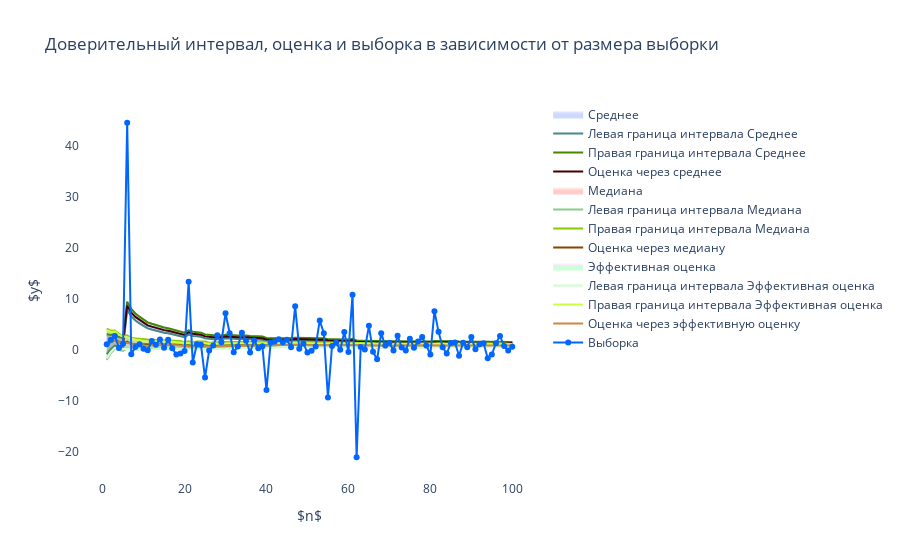

The notebook cell this image was saved under:
### Markdown cell above
__________________
### Задача 2.
Аналогично задаче 1 сгенерируйте выборку $X_1, ... X_{100}$ из стандартного распределения Коши и постройте доверительные интервалы для следующих случаев:

* точный доверительный интервал минимальной длины в параметрической модели $\mathcal{N}(\theta, 1)$ (см. замечание ниже);
* точный асимптотический доверительный интервал в параметрической модели распределения Коши со сдвигом, используя выборочную медиану;
* точный асимптотический доверительный интервал в параметрической модели распределения Коши со сдвигом, используя асимптотически эффективную оценку.

Изобразите интервалы *на одном* графике полупрозрачными цветами. Точки выборки нужно нанести на график. 

*Замечание:*

1. Первый пример призван проиллюстрировать, что бывает, если используется неправильная модель. На практике вы никогда не знаете, из какого семейства распределений на самом деле получены данные.
**Решение:**

### Code cell
theta = 1
X = sps.cauchy(theta, 1).rvs(size=N)
sigma = 1

cummedian = lambda X: pd.Series(X.tolist()).expanding().apply(np.median, raw=True).to_numpy()
def theta_asymptotically_efficient(X, theta_0):
    theta_opt = np.array([])
    for i in range(len(X)):
        X_minus_theta_0 = X[:i+1] - theta_0[i]
        a1 = X_minus_theta_0
        a2 = 1 + X_minus_theta_0 ** 2
        a3 = 1 - X_minus_theta_0 ** 2
        a4 = a2 ** 2
        cur_theta_opt = theta_0[i] + (np.sum(a1 / a2) / np.sum(a3 / a4))
        theta_opt = np.append(theta_opt, cur_theta_opt)
    return theta_opt

cum_avg = cumavg(X)
sqrt_n = sqrtn(N)

norm_left = cum_avg - (z * sigma / sqrt_n)
norm_right = cum_avg + (z * sigma / sqrt_n)

cum_median = cummedian(X)
sigma_median = np.pi / 2

median_left = cum_median - (z * sigma_median / sqrt_n)
median_right = cum_median + (z * sigma_median / sqrt_n)

theta_eff = theta_asymptotically_efficient(X, cum_median)
sigma_eff = 2 ** 0.5

eff_left = theta_eff - (z * sigma_eff / sqrt_n)
eff_right = theta_eff + (z * sigma_eff / sqrt_n)

left = np.array([norm_left, median_left, eff_left])
right = np.array([norm_right, median_right, eff_right])
est = np.array([cum_avg, cum_median, theta_eff])
labels_est = np.array(['Оценка через среднее', 'Оценка через медиану', 'Оценка через эффективную оценку'])
labels_int = np.array(['Среднее', 'Медиана', 'Эффективная оценка'])
colors_est = np.array(['#440000', '#884400', '#CC8844'])
colors_int = np.array(['#0044FF', '#FF0000', '#00FF44'])
colors_left = np.array(['#448888', '#88CC88', '#CCFFCC'])
colors_right = np.array(['#448800', '#88CC00', '#CCFF44'])



draw_confidence_interval(left=left, right=right, estimation=est, sample=X, label_estimation=labels_est, opacity=0.2,
                         label_interval=labels_int, color_estimation=colors_est, color_interval=colors_int, 
                         color_left=colors_left, color_right=colors_right, i=2)
